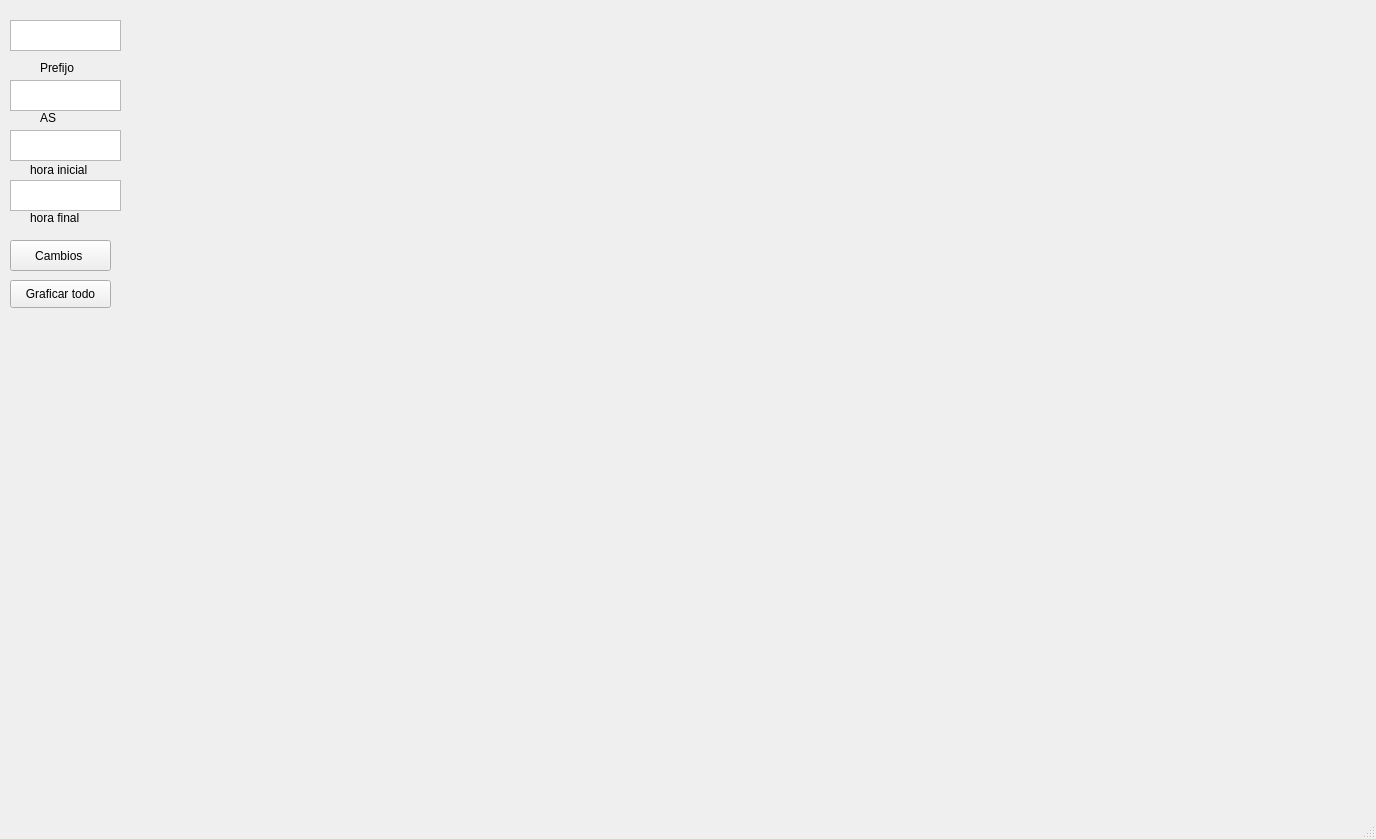
<?xml version="1.0" encoding="UTF-8"?>
<ui version="4.0">
 <class>MainWindow</class>
 <widget class="QMainWindow" name="MainWindow">
  <property name="geometry">
   <rect>
    <x>0</x>
    <y>0</y>
    <width>1376</width>
    <height>839</height>
   </rect>
  </property>
  <property name="windowTitle">
   <string>MainWindow</string>
  </property>
  <widget class="QWidget" name="centralwidget">
   <widget class="QTextEdit" name="textEdit">
    <property name="geometry">
     <rect>
      <x>10</x>
      <y>20</y>
      <width>111</width>
      <height>31</height>
     </rect>
    </property>
   </widget>
   <widget class="QTextEdit" name="textEdit_2">
    <property name="geometry">
     <rect>
      <x>10</x>
      <y>80</y>
      <width>111</width>
      <height>31</height>
     </rect>
    </property>
   </widget>
   <widget class="QTextEdit" name="textEdit_3">
    <property name="geometry">
     <rect>
      <x>10</x>
      <y>130</y>
      <width>111</width>
      <height>31</height>
     </rect>
    </property>
   </widget>
   <widget class="QTextEdit" name="textEdit_4">
    <property name="geometry">
     <rect>
      <x>10</x>
      <y>180</y>
      <width>111</width>
      <height>31</height>
     </rect>
    </property>
   </widget>
   <widget class="QLabel" name="label">
    <property name="geometry">
     <rect>
      <x>40</x>
      <y>60</y>
      <width>55</width>
      <height>16</height>
     </rect>
    </property>
    <property name="text">
     <string>Prefijo</string>
    </property>
   </widget>
   <widget class="QLabel" name="label_2">
    <property name="geometry">
     <rect>
      <x>40</x>
      <y>110</y>
      <width>55</width>
      <height>16</height>
     </rect>
    </property>
    <property name="text">
     <string>AS</string>
    </property>
   </widget>
   <widget class="QLabel" name="label_3">
    <property name="geometry">
     <rect>
      <x>30</x>
      <y>160</y>
      <width>81</width>
      <height>20</height>
     </rect>
    </property>
    <property name="text">
     <string>hora inicial</string>
    </property>
   </widget>
   <widget class="QLabel" name="label_4">
    <property name="geometry">
     <rect>
      <x>30</x>
      <y>210</y>
      <width>61</width>
      <height>16</height>
     </rect>
    </property>
    <property name="text">
     <string>hora final</string>
    </property>
   </widget>
   <widget class="QPushButton" name="pushButton_2">
    <property name="geometry">
     <rect>
      <x>10</x>
      <y>240</y>
      <width>101</width>
      <height>31</height>
     </rect>
    </property>
    <property name="text">
     <string>Cambios </string>
    </property>
   </widget>
   <widget class="QPushButton" name="pushButton">
    <property name="geometry">
     <rect>
      <x>10</x>
      <y>280</y>
      <width>101</width>
      <height>28</height>
     </rect>
    </property>
    <property name="text">
     <string>Graficar todo</string>
    </property>
   </widget>
   <widget class="QWidget" name="gridLayoutWidget">
    <property name="geometry">
     <rect>
      <x>129</x>
      <y>19</y>
      <width>1231</width>
      <height>771</height>
     </rect>
    </property>
    <layout class="QGridLayout" name="gridLayout_3"/>
   </widget>
  </widget>
  <widget class="QMenuBar" name="menubar">
   <property name="geometry">
    <rect>
     <x>0</x>
     <y>0</y>
     <width>1376</width>
     <height>26</height>
    </rect>
   </property>
  </widget>
  <widget class="QStatusBar" name="statusbar"/>
 </widget>
 <resources/>
 <connections/>
</ui>
